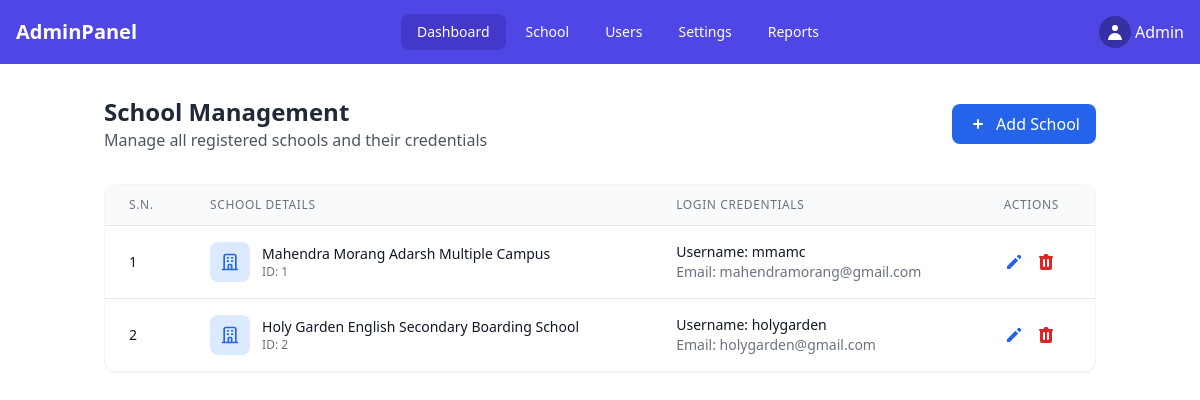
/school/list/, run on the app's committed database.
### users/models.py (models this page shows, shortened)
class School(models.Model):
    name = models.CharField(max_length=100, unique=True)
    created_at = models.DateTimeField(auto_now_add=True)

class CustomUser(AbstractUser):
    school = models.ForeignKey(School, on_delete=models.CASCADE, null=True, blank=True)
    is_school_admin = models.BooleanField(default=False)
    is_teacher = models.BooleanField(default=False)
    is_student = models.BooleanField(default=False)

### superadmin/views.py (the view)
# urls.py: path('school/list/', school_list, name='school_list'),
def school_list(request):
    schools = School.objects.prefetch_related(
        Prefetch(
            'customuser_set',
            queryset=CustomUser.objects.filter(is_school_admin=True),
            to_attr='admin_users'
        )
    ).all()
    context = {
        'schools': schools,
    }
    return render(request, 'superadmin/school_list.html', context)

### superadmin/templates/superadmin/school_list.html (shortened to what this page needs)
{% extends "superadmin/base.html" %}
{% block content %}
<div class="container mx-auto px-4 py-8">
  <div class="flex justify-between items-center mb-8">
    <div>
      <h1 class="text-2xl font-bold text-gray-800">School Management</h1>
      <p class="text-gray-600">Manage all registered schools and their credentials</p>
    </div>
    <button onclick="toggleAddSchoolForm()"
            class="flex items-center gap-2 bg-blue-600 hover:bg-blue-700 text-white px-4 py-2 rounded-lg transition">
      <svg xmlns="http://www.w3.org/2000/svg" class="h-5 w-5" viewBox="0 0 20 20" fill="currentColor">
        <path fill-rule="evenodd" d="M10 5a1 1 0 011 1v3h3a1 1 0 110 2h-3v3a1 1 0 11-2 0v-3H6a1 1 0 110-2h3V6a1 1 0 011-1z" clip-rule="evenodd" />
      </svg>
      Add School
    </button>
  </div>
  <div class="bg-white rounded-xl shadow-sm overflow-hidden border border-gray-100">
    <div class="overflow-x-auto">
      <table class="min-w-full divide-y divide-gray-200">
        <thead class="bg-gray-50">
          <tr>
            <th class="px-6 py-3 text-left text-xs font-medium text-gray-500 uppercase tracking-wider">S.N.</th>
            <th class="px-6 py-3 text-left text-xs font-medium text-gray-500 uppercase tracking-wider">School Details</th>
            <th class="px-6 py-3 text-left text-xs font-medium text-gray-500 uppercase tracking-wider">Login Credentials</th>
            <th class="px-6 py-3 text-left text-xs font-medium text-gray-500 uppercase tracking-wider">Actions</th>
          </tr>
        </thead>
        <tbody class="bg-white divide-y divide-gray-200">
          {% for school in schools %}
          <tr class="hover:bg-gray-50 transition">
            <td class="px-6 py-4 whitespace-nowrap text-sm font-medium text-gray-900">{{ forloop.counter }}</td>
            <td class="px-6 py-4">
              <div class="flex items-center gap-3">
                <div class="h-10 w-10 rounded-lg bg-blue-100 flex items-center justify-center">
                </div>
                <div>
                  <p class="text-sm font-medium text-gray-900">{{ school.name }}</p>
                  <p class="text-xs text-gray-500">ID: {{ school.id }}</p>
                </div>
              </div>
            </td>
            <td class="px-6 py-4">
              <div>
                {% if school.admin_users %}
                <p class="text-sm text-gray-900"><span class="font-medium">Username:</span>  {{ school.admin_users.0.username }}</p>
                <p class="text-sm text-gray-500"><span class="font-medium">Email:</span> {{ school.admin_users.0.email }}</p>
                {% else %}
                <p class="text-sm text-red-500">No admin assigned</p>
                {% endif %}
              </div>
            </td>
            <td class="px-6 py-4 whitespace-nowrap">
              <div class="flex gap-3">
                <button onclick="showEditModal('{{ school.id }}', '{{ school.name }}', '{{ school.user.email }}', '{{ school.user.username }}')"
                        class="text-blue-600 hover:text-blue-800 transition">
                  <svg xmlns="http://www.w3.org/2000/svg" class="h-5 w-5" viewBox="0 0 20 20" fill="currentColor">
                    <path d="M13.586 3.586a2 2 0 112.828 2.828l-.793.793-2.828-2.828.793-.793zM11.379 5.793L3 14.172V17h2.828l8.38-8.379-2.83-2.828z" />
                  </svg>
                </button>
                <button onclick="showDeleteModal('{{ school.id }}')"
                        class="text-red-600 hover:text-red-800 transition">
                </button>
              </div>
            </td>
          </tr>
          {% endfor %}
        </tbody>
      </table>
    </div>
  </div>
</div>
{% endblock %}

### data on the page
School: name "Mahendra Morang Adarsh Multiple Campus", id "1", admin_users.0.username "mmamc", admin_users.0.email "mahendramorang@gmail.com"
School: name "Holy Garden English Secondary Boarding School", id "2", admin_users.0.username "holygarden", admin_users.0.email "holygarden@gmail.com"
